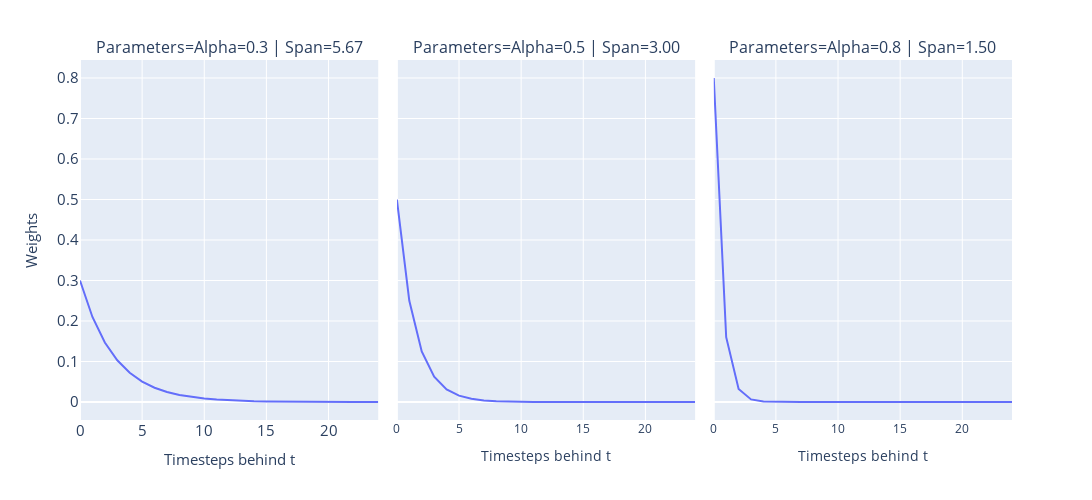

Source (notebook cell):
### Markdown cell above
## EWMA

### Code cell
t = np.arange(25).tolist()
plot_df = pd.DataFrame({"Timesteps behind t": t})
for alpha in [0.3, 0.5, 0.8]:
    weights = [alpha * math.pow((1 - alpha), i) for i in t]
    span = (2 - alpha) / alpha
    halflife = math.log(1 - alpha) / math.log(0.5)
    plot_df[f"Alpha={alpha} | Span={span:.2f}"] = weights

fig = px.line(
    pd.melt(plot_df, id_vars="Timesteps behind t", var_name="Parameters"),
    x="Timesteps behind t",
    y="value",
    facet_col="Parameters",
)
fig.update_layout(
    autosize=False,
    width=1200,
    height=500,
    yaxis=dict(
        title_text="Weights",
        titlefont=dict(size=15),
        tickfont=dict(size=15),
    ),
    xaxis=dict(
        titlefont=dict(size=15),
        tickfont=dict(size=15),
    ),
)
fig.update_annotations(font=dict(size=16))
fig.write_image(f"imgs/chapter_6/ewma_weights.png")
fig.show()

### Figure 1 — Plotly figure (JSON) as saved in the notebook; plotly's stock layout.template omitted (floating-point values rounded to 4 significant figures)
{"data": [{"hovertemplate": "Parameters=Alpha=0.3 | Span=5.67<br>Timesteps behind t=%{x}<br>value=%{y}<extra></extra>", "legendgroup": "", "line": {"color": "#636efa", "dash": "solid"}, "marker": {"symbol": "circle"}, "mode": "lines", "name": "", "orientation": "v", "showlegend": false, "type": "scatter", "x": [0, 1, 2, 3, 4, 5, 6, 7, 8, 9, 10, 11, 12, 13, 14, 15, 16, 17, 18, 19, 20, 21, 22, 23, 24], "xaxis": "x", "y": [0.3, 0.21, 0.147, 0.1029, 0.07203, 0.05042, 0.03529, 0.02471, 0.01729, 0.01211, 0.008474, 0.005932, 0.004152, 0.002907, 0.002035, 0.001424, 0.000997, 0.0006979, 0.0004885, 0.000342, 0.0002394, 0.0001676, 0.0001173, 8.211e-05, 5.747e-05], "yaxis": "y"}, {"hovertemplate": "Parameters=Alpha=0.5 | Span=3.00<br>Timesteps behind t=%{x}<br>value=%{y}<extra></extra>", "legendgroup": "", "line": {"color": "#636efa", "dash": "solid"}, "marker": {"symbol": "circle"}, "mode": "lines", "name": "", "orientation": "v", "showlegend": false, "type": "scatter", "x": [0, 1, 2, 3, 4, 5, 6, 7, 8, 9, 10, 11, 12, 13, 14, 15, 16, 17, 18, 19, 20, 21, 22, 23, 24], "xaxis": "x2", "y": [0.5, 0.25, 0.125, 0.0625, 0.03125, 0.01562, 0.007812, 0.003906, 0.001953, 0.0009766, 0.0004883, 0.0002441, 0.0001221, 6.104e-05, 3.052e-05, 1.526e-05, 7.629e-06, 3.815e-06, 1.907e-06, 9.537e-07, 4.768e-07, 2.384e-07, 1.192e-07, 5.96e-08, 2.98e-08], "yaxis": "y2"}, {"hovertemplate": "Parameters=Alpha=0.8 | Span=1.50<br>Timesteps behind t=%{x}<br>value=%{y}<extra></extra>", "legendgroup": "", "line": {"color": "#636efa", "dash": "solid"}, "marker": {"symbol": "circle"}, "mode": "lines", "name": "", "orientation": "v", "showlegend": false, "type": "scatter", "x": [0, 1, 2, 3, 4, 5, 6, 7, 8, 9, 10, 11, 12, 13, 14, 15, 16, 17, 18, 19, 20, 21, 22, 23, 24], "xaxis": "x3", "y": [0.8, 0.16, 0.032, 0.0064, 0.00128, 0.000256, 5.12e-05, 1.024e-05, 2.048e-06, 4.096e-07, 8.192e-08, 1.638e-08, 3.277e-09, 6.554e-10, 1.311e-10, 2.621e-11, 5.243e-12, 1.049e-12, 2.097e-13, 4.194e-14, 8.389e-15, 1.678e-15, 3.355e-16, 6.711e-17, 1.342e-17], "yaxis": "y3"}], "layout": {"annotations": [{"font": {"size": 16}, "showarrow": false, "text": "Parameters=Alpha=0.3 | Span=5.67", "x": 0.16, "xanchor": "center", "xref": "paper", "y": 1, "yanchor": "bottom", "yref": "paper"}, {"font": {"size": 16}, "showarrow": false, "text": "Parameters=Alpha=0.5 | Span=3.00", "x": 0.5, "xanchor": "center", "xref": "paper", "y": 1, "yanchor": "bottom", "yref": "paper"}, {"font": {"size": 16}, "showarrow": false, "text": "Parameters=Alpha=0.8 | Span=1.50", "x": 0.84, "xanchor": "center", "xref": "paper", "y": 1, "yanchor": "bottom", "yref": "paper"}], "autosize": false, "height": 500, "legend": {"tracegroupgap": 0}, "margin": {"t": 60}, "width": 1200, "xaxis": {"anchor": "y", "domain": [0, 0.32], "tickfont": {"size": 15}, "title": {"font": {"size": 15}, "text": "Timesteps behind t"}}, "xaxis2": {"anchor": "y2", "domain": [0.34, 0.66], "matches": "x", "title": {"text": "Timesteps behind t"}}, "xaxis3": {"anchor": "y3", "domain": [0.68, 1.0], "matches": "x", "title": {"text": "Timesteps behind t"}}, "yaxis": {"anchor": "x", "domain": [0, 1], "tickfont": {"size": 15}, "title": {"font": {"size": 15}, "text": "Weights"}}, "yaxis2": {"anchor": "x2", "domain": [0, 1], "matches": "y", "showticklabels": false}, "yaxis3": {"anchor": "x3", "domain": [0, 1], "matches": "y", "showticklabels": false}}}
